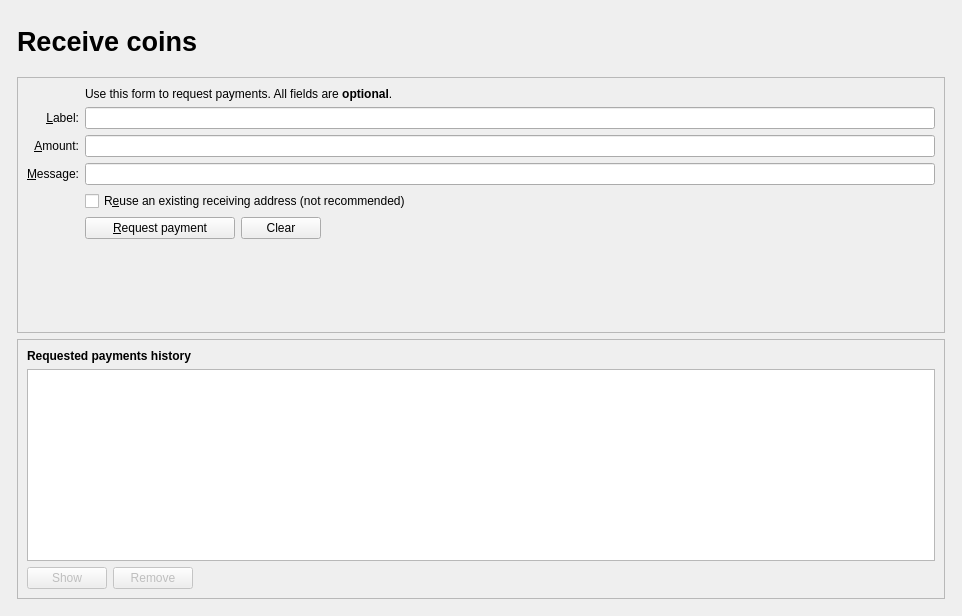
<?xml version="1.0" encoding="UTF-8"?>
<ui version="4.0">
 <class>ReceiveCoinsDialog</class>
 <widget class="QWidget" name="ReceiveCoinsDialog">
  <property name="geometry">
   <rect>
    <x>0</x>
    <y>0</y>
    <width>962</width>
    <height>616</height>
   </rect>
  </property>
   <property name="windowTitle">
   <string>Receive Coins</string>
  </property>
  <layout class="QVBoxLayout" name="verticalLayout" stretch="0">
   <item>
    <layout class="QVBoxLayout" name="verticalLayout_Master" stretch="0,1">
     <property name="spacing">
      <number>0</number>
     </property>
     <item>
      <widget class="QFrame" name="frame_Header">
       <layout class="QVBoxLayout" name="verticalLayout_8">
        <property name="leftMargin">
         <number>0</number>
        </property>
        <property name="topMargin">
         <number>0</number>
        </property>
        <property name="rightMargin">
         <number>0</number>
        </property>
        <property name="bottomMargin">
         <number>0</number>
        </property>
        <item>
         <layout class="QHBoxLayout" name="horizontalLayout_Header" stretch="1,0">
          <item>
           <spacer name="horizontalSpacer_3">
            <property name="orientation">
             <enum>Qt::Horizontal</enum>
            </property>
            <property name="sizeHint" stdset="0">
             <size>
              <width>40</width>
              <height>20</height>
             </size>
            </property>
           </spacer>
          </item>
		  <item>
           <widget class="QLabel" name="labelOverviewHeaderLeft">
            <property name="minimumSize">
             <size>
              <width>464</width>
              <height>60</height>
             </size>
            </property>
            <property name="maximumSize">
             <size>
              <width>16777215</width>
              <height>60</height>
             </size>
            </property>
            <property name="font">
             <font>
              <pointsize>20</pointsize>
              <weight>75</weight>
              <bold>true</bold>
             </font>
            </property>
            <property name="text">
             <string>Receive coins</string>
            </property>
            <property name="alignment">
             <set>Qt::AlignLeading|Qt::AlignLeft|Qt::AlignVCenter</set>
            </property>
           </widget>
          </item>
          <item>
           <widget class="QLabel" name="labelOverviewHeaderRight">
            <property name="minimumSize">
             <size>
              <width>464</width>
              <height>60</height>
             </size>
            </property>
            <property name="maximumSize">
             <size>
              <width>16777215</width>
              <height>60</height>
             </size>
            </property>
            <property name="alignment">
             <set>Qt::AlignRight|Qt::AlignTrailing|Qt::AlignVCenter</set>
            </property>
           </widget>
          </item>
         </layout>
        </item>
       </layout>
      </widget>
     </item>
     <item>
      <widget class="QFrame" name="frame_BG">
       <layout class="QVBoxLayout" name="verticalLayout_5">
        <property name="leftMargin">
         <number>6</number>
        </property>
        <property name="topMargin">
         <number>6</number>
        </property>
        <property name="rightMargin">
         <number>6</number>
        </property>
        <property name="bottomMargin">
         <number>6</number>
        </property>
        <item>
         <widget class="QFrame" name="frame2">
          <property name="sizePolicy">
           <sizepolicy hsizetype="Preferred" vsizetype="Expanding">
            <horstretch>0</horstretch>
            <verstretch>0</verstretch>
           </sizepolicy>
          </property>
          <property name="frameShape">
           <enum>QFrame::StyledPanel</enum>
          </property>
          <property name="frameShadow">
           <enum>QFrame::Sunken</enum>
          </property>
          <layout class="QVBoxLayout" name="verticalLayout_3">
           <item>
            <layout class="QGridLayout" name="gridLayout">
             <item row="7" column="2">
              <widget class="QCheckBox" name="reuseAddress">
               <property name="toolTip">
                <string>Reuse one of the previously used receiving addresses.&lt;br&gt;Reusing addresses has security and privacy issues.&lt;br&gt;Do not use this unless re-generating a payment request made before.</string>
               </property>
               <property name="text">
                <string>R&amp;euse an existing receiving address (not recommended)</string>
               </property>
              </widget>
             </item>
             <item row="7" column="0">
              <widget class="QLabel" name="label_4">
               <property name="text">
                <string/>
               </property>
              </widget>
             </item>
             <item row="6" column="0">
              <widget class="QLabel" name="label_3">
               <property name="toolTip">
                <string>An optional message to attach to the payment request, which will be displayed when the request is opened. Note: The message will not be sent with the payment over the Divc network.</string>
               </property>
               <property name="text">
                <string>&amp;Message:</string>
               </property>
               <property name="alignment">
                <set>Qt::AlignRight|Qt::AlignTrailing|Qt::AlignVCenter</set>
               </property>
               <property name="buddy">
                <cstring>reqMessage</cstring>
               </property>
              </widget>
             </item>
             <item row="4" column="2">
              <widget class="QLineEdit" name="reqLabel">
               <property name="toolTip">
                <string>An optional label to associate with the new receiving address.</string>
               </property>
              </widget>
             </item>
             <item row="6" column="2">
              <widget class="QLineEdit" name="reqMessage">
               <property name="toolTip">
                <string>An optional message to attach to the payment request, which will be displayed when the request is opened.&lt;br&gt;Note: The message will not be sent with the payment over the Divc network.</string>
               </property>
              </widget>
             </item>
             <item row="2" column="2">
              <widget class="QLabel" name="label_5">
               <property name="text">
                <string>Use this form to request payments. All fields are &lt;b&gt;optional&lt;/b&gt;.</string>
               </property>
              </widget>
             </item>
             <item row="4" column="0">
              <widget class="QLabel" name="label_2">
               <property name="toolTip">
                <string>An optional label to associate with the new receiving address.</string>
               </property>
               <property name="text">
                <string>&amp;Label:</string>
               </property>
               <property name="alignment">
                <set>Qt::AlignRight|Qt::AlignTrailing|Qt::AlignVCenter</set>
               </property>
               <property name="buddy">
                <cstring>reqLabel</cstring>
               </property>
              </widget>
             </item>
             <item row="5" column="0">
              <widget class="QLabel" name="label">
               <property name="toolTip">
                <string>An optional amount to request. Leave this empty or zero to not request a specific amount.</string>
               </property>
               <property name="text">
                <string>&amp;Amount:</string>
               </property>
               <property name="alignment">
                <set>Qt::AlignRight|Qt::AlignTrailing|Qt::AlignVCenter</set>
               </property>
               <property name="buddy">
                <cstring>reqAmount</cstring>
               </property>
              </widget>
             </item>
             <item row="5" column="2">
              <widget class="BitcoinAmountField" name="reqAmount">
               <property name="minimumSize">
                <size>
                 <width>80</width>
                 <height>0</height>
                </size>
               </property>
               <property name="toolTip">
                <string>An optional amount to request. Leave this empty or zero to not request a specific amount.</string>
               </property>
              </widget>
             </item>
             <item row="8" column="0">
              <widget class="QLabel" name="label_7">
               <property name="text">
                <string/>
               </property>
              </widget>
             </item>
             <item row="8" column="2">
              <layout class="QHBoxLayout" name="horizontalLayout">
               <item>
                <widget class="QPushButton" name="receiveButton">
                 <property name="minimumSize">
                  <size>
                   <width>150</width>
                   <height>0</height>
                  </size>
                 </property>
                 <property name="text">
                  <string>&amp;Request payment</string>
                 </property>
                 <property name="icon">
                  <iconset resource="../divc.qrc">
                   <normaloff>:/icons/receiving_addresses</normaloff>:/icons/receiving_addresses</iconset>
                 </property>
                </widget>
               </item>
               <item>
                <widget class="QPushButton" name="clearButton">
                 <property name="sizePolicy">
                  <sizepolicy hsizetype="Minimum" vsizetype="Fixed">
                   <horstretch>0</horstretch>
                   <verstretch>0</verstretch>
                  </sizepolicy>
                 </property>
                 <property name="toolTip">
                  <string>Clear all fields of the form.</string>
                 </property>
                 <property name="text">
                  <string>Clear</string>
                 </property>
                 <property name="icon">
                  <iconset resource="../divc.qrc">
                   <normaloff>:/icons/remove</normaloff>:/icons/remove</iconset>
                 </property>
                 <property name="autoDefault">
                  <bool>false</bool>
                 </property>
                </widget>
               </item>
               <item>
                <spacer name="horizontalSpacer">
                 <property name="orientation">
                  <enum>Qt::Horizontal</enum>
                 </property>
                 <property name="sizeHint" stdset="0">
                  <size>
                   <width>40</width>
                   <height>20</height>
                  </size>
                 </property>
                </spacer>
               </item>
              </layout>
             </item>
             <item row="9" column="2">
              <spacer name="verticalSpacer">
               <property name="orientation">
                <enum>Qt::Vertical</enum>
               </property>
               <property name="sizeHint" stdset="0">
                <size>
                 <width>20</width>
                 <height>40</height>
                </size>
               </property>
              </spacer>
             </item>
            </layout>
           </item>
          </layout>
         </widget>
        </item>
        <item>
         <widget class="QFrame" name="frame">
          <property name="sizePolicy">
           <sizepolicy hsizetype="Preferred" vsizetype="Expanding">
            <horstretch>0</horstretch>
            <verstretch>0</verstretch>
           </sizepolicy>
          </property>
          <property name="frameShape">
           <enum>QFrame::StyledPanel</enum>
          </property>
          <property name="frameShadow">
           <enum>QFrame::Raised</enum>
          </property>
          <layout class="QVBoxLayout" name="verticalLayout_2">
           <item>
            <widget class="QLabel" name="label_6">
             <property name="font">
              <font>
               <weight>75</weight>
               <bold>true</bold>
              </font>
             </property>
             <property name="text">
              <string>Requested payments history</string>
             </property>
            </widget>
           </item>
           <item>
            <widget class="QTableView" name="recentRequestsView">
             <property name="palette">
              <palette>
               <active>
                <colorrole role="Text">
                 <brush brushstyle="SolidPattern">
                  <color alpha="255">
                   <red>51</red>
                   <green>51</green>
                   <blue>51</blue>
                  </color>
                 </brush>
                </colorrole>
               </active>
               <inactive>
                <colorrole role="Text">
                 <brush brushstyle="SolidPattern">
                  <color alpha="255">
                   <red>51</red>
                   <green>51</green>
                   <blue>51</blue>
                  </color>
                 </brush>
                </colorrole>
               </inactive>
               <disabled>
                <colorrole role="Text">
                 <brush brushstyle="SolidPattern">
                  <color alpha="255">
                   <red>85</red>
                   <green>85</green>
                   <blue>85</blue>
                  </color>
                 </brush>
                </colorrole>
               </disabled>
              </palette>
             </property>
             <property name="contextMenuPolicy">
              <enum>Qt::CustomContextMenu</enum>
             </property>
             <property name="tabKeyNavigation">
              <bool>false</bool>
             </property>
             <property name="sortingEnabled">
              <bool>true</bool>
             </property>
            </widget>
           </item>
           <item>
            <layout class="QHBoxLayout" name="horizontalLayout_2">
             <item>
              <widget class="QPushButton" name="showRequestButton">
               <property name="enabled">
                <bool>false</bool>
               </property>
               <property name="toolTip">
                <string>Show the selected request (does the same as double clicking an entry)</string>
               </property>
               <property name="text">
                <string>Show</string>
               </property>
               <property name="icon">
                <iconset resource="../divc.qrc">
                 <normaloff>:/icons/edit</normaloff>:/icons/edit</iconset>
               </property>
               <property name="autoDefault">
                <bool>false</bool>
               </property>
              </widget>
             </item>
             <item>
              <widget class="QPushButton" name="removeRequestButton">
               <property name="enabled">
                <bool>false</bool>
               </property>
               <property name="toolTip">
                <string>Remove the selected entries from the list</string>
               </property>
               <property name="text">
                <string>Remove</string>
               </property>
               <property name="icon">
                <iconset resource="../divc.qrc">
                 <normaloff>:/icons/remove</normaloff>:/icons/remove</iconset>
               </property>
               <property name="autoDefault">
                <bool>false</bool>
               </property>
              </widget>
             </item>
             <item>
              <spacer name="horizontalSpacer_2">
               <property name="orientation">
                <enum>Qt::Horizontal</enum>
               </property>
               <property name="sizeHint" stdset="0">
                <size>
                 <width>40</width>
                 <height>20</height>
                </size>
               </property>
              </spacer>
             </item>
            </layout>
           </item>
          </layout>
         </widget>
        </item>
       </layout>
      </widget>
     </item>
    </layout>
   </item>
  </layout>
 </widget>
 <customwidgets>
  <customwidget>
   <class>BitcoinAmountField</class>
   <extends>QLineEdit</extends>
   <header>bitcoinamountfield.h</header>
   <container>1</container>
  </customwidget>
 </customwidgets>
 <tabstops>
  <tabstop>reqLabel</tabstop>
  <tabstop>reqAmount</tabstop>
  <tabstop>reqMessage</tabstop>
  <tabstop>reuseAddress</tabstop>
  <tabstop>receiveButton</tabstop>
  <tabstop>clearButton</tabstop>
  <tabstop>recentRequestsView</tabstop>
  <tabstop>showRequestButton</tabstop>
  <tabstop>removeRequestButton</tabstop>
 </tabstops>
 <resources>
  <include location="../divc.qrc"/>
 </resources>
 <connections/>
</ui>
